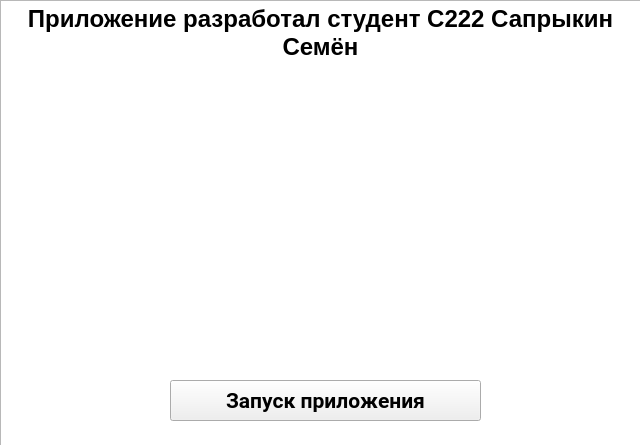
<?xml version="1.0" encoding="UTF-8"?>
<ui version="4.0">
 <class>Form</class>
 <widget class="QWidget" name="Form">
  <property name="geometry">
   <rect>
    <x>0</x>
    <y>0</y>
    <width>640</width>
    <height>445</height>
   </rect>
  </property>
  <property name="minimumSize">
   <size>
    <width>640</width>
    <height>445</height>
   </size>
  </property>
  <property name="maximumSize">
   <size>
    <width>640</width>
    <height>16777215</height>
   </size>
  </property>
  <property name="windowTitle">
   <string>Обучащее приложение &quot;Физика. Электричество&quot;</string>
  </property>
  <property name="windowIcon">
   <iconset>
    <normaloff>../images/cap.png</normaloff>../images/cap.png</iconset>
  </property>
  <widget class="QTextBrowser" name="textBrowser">
   <property name="geometry">
    <rect>
     <x>0</x>
     <y>0</y>
     <width>641</width>
     <height>451</height>
    </rect>
   </property>
   <property name="html">
    <string>&lt;!DOCTYPE HTML PUBLIC &quot;-//W3C//DTD HTML 4.0//EN&quot; &quot;http://www.w3.org/TR/REC-html40/strict.dtd&quot;&gt;
&lt;html&gt;&lt;head&gt;&lt;meta name=&quot;qrichtext&quot; content=&quot;1&quot; /&gt;&lt;style type=&quot;text/css&quot;&gt;
p, li { white-space: pre-wrap; }
&lt;/style&gt;&lt;/head&gt;&lt;body style=&quot; font-family:'MS Shell Dlg 2'; font-size:7.8pt; font-weight:400; font-style:normal;&quot;&gt;
&lt;p align=&quot;center&quot; style=&quot; margin-top:0px; margin-bottom:0px; margin-left:0px; margin-right:0px; -qt-block-indent:0; text-indent:0px;&quot;&gt;&lt;span style=&quot; font-size:18pt; font-weight:600;&quot;&gt;Приложение разработал студент С222 Сапрыкин Семён&lt;/span&gt;&lt;/p&gt;
&lt;p align=&quot;center&quot; style=&quot;-qt-paragraph-type:empty; margin-top:0px; margin-bottom:0px; margin-left:0px; margin-right:0px; -qt-block-indent:0; text-indent:0px; font-size:18pt; font-weight:600;&quot;&gt;&lt;br /&gt;&lt;/p&gt;
&lt;p align=&quot;center&quot; style=&quot; margin-top:0px; margin-bottom:0px; margin-left:0px; margin-right:0px; -qt-block-indent:0; text-indent:0px;&quot;&gt;&lt;img src=&quot;images/phys.jpeg&quot; width=&quot;508&quot; height=&quot;270&quot; /&gt;&lt;/p&gt;&lt;/body&gt;&lt;/html&gt;</string>
   </property>
  </widget>
  <widget class="QPushButton" name="pushButton">
   <property name="geometry">
    <rect>
     <x>170</x>
     <y>380</y>
     <width>311</width>
     <height>41</height>
    </rect>
   </property>
   <property name="font">
    <font>
     <family>Roboto</family>
     <pointsize>16</pointsize>
     <weight>75</weight>
     <bold>true</bold>
     <kerning>false</kerning>
    </font>
   </property>
   <property name="text">
    <string>Запуск приложения</string>
   </property>
  </widget>
 </widget>
 <resources/>
 <connections/>
</ui>
